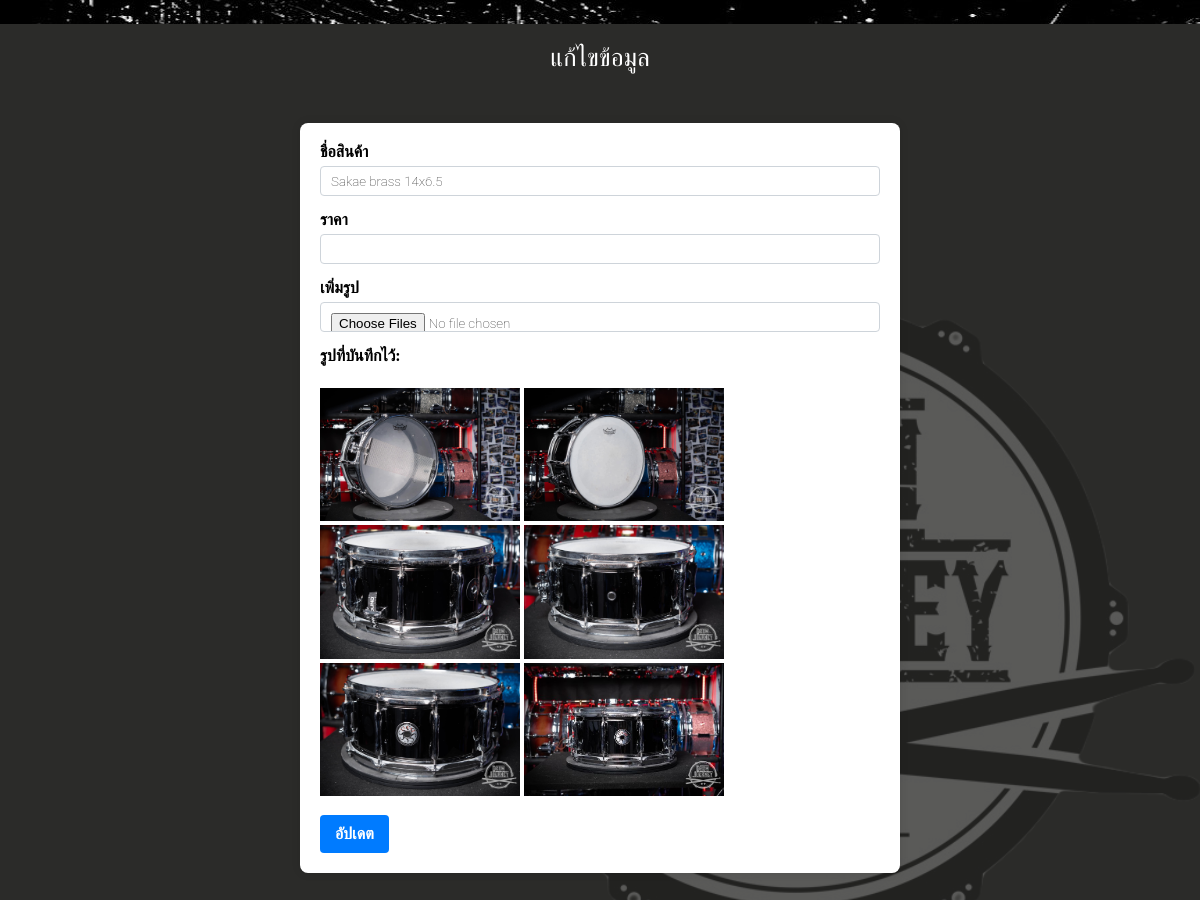
/edit/45, run on the app's committed database.
### myapp/models.py (models this page shows, shortened)
class Product(models.Model):
    name = models.CharField(max_length=100)
    price = models.IntegerField()

class ProductImage(models.Model):
    product = models.ForeignKey(Product, related_name='images', on_delete=models.CASCADE)
    images = models.ImageField(upload_to='upload',blank=True)

### myapp/views.py (the view)
# urls.py: path('edit/<product_id>', views.edit, name='edit'),
def edit(req, product_id):
    product = Product.objects.get(id=product_id)
    if req.method == 'POST':
        product.name = req.POST['name']
        product.price = req.POST['price']
        if 'images' in req.FILES:
            for file in req.FILES.getlist('images'):
                ProductImage.objects.create(product=product, images=file)
        product.save()
        messages.success(req, "อัปเดตข้อมูลเรียบร้อย")
        return redirect('management')
    else:
        return render(req, 'edit.html', {"product": product})

### myapp/templates/edit.html (shortened to what this page needs)
{% load static %}
<!DOCTYPE html>
<html lang="en">
<head>
    <link rel="stylesheet" href="{% static 'allcss.css' %}">
</head>
<body>
    <nav></nav>
    <h2>แก้ไขข้อมูล</h2>
    <div class="container-forms">
        <form method="post" enctype="multipart/form-data">
            <div class="form-group">
                <label for="name">ชื่อสินค้า</label>
                <input type="text" name="name" class="form-control" value="{{ product.name }}">
            </div>
            <div class="form-group">
                <label for="price">ราคา</label>
                <input type="number" name="price" class="form-control" value="{{ product.price|floatformat:'g' }}">
            </div>
            <div class="form-group">
                <label for="images">เพิ่มรูป</label>
                <input type="file" name="images" class="form-control" multiple>
            </div>
            <div class="form-group">
                <label>รูปที่บันทึกไว้:</label><br>
                {% if product.images.all %}
                    {% for image in product.images.all %}
                        <img src="{{ image.images.url }}" alt="{{ product.name }}" style="max-width: 200px; max-height: 200px;">
                    {% endfor %}
                {% else %}
                    <p>ไม่มีรูปภาพ</p>
                {% endif %}
            </div>
            <input type="submit" value="อัปเดต" class="btn">
        </form>
    </div>
</body>
</html>

### assets/allcss.css (style rules this page uses)
:root { --header-height:3.5rem; --body-font:"Poppins", sans-serif; --second-font: "Castoro Titling", sans-serif; --first-color:hsla(0, 0%, 29%, 0.6); --first-color-dark:hsla(0, 0%, 18%, 0.6); --first-color-darken:hsla(0, 0%, 0%, 0.6); }
* { margin: 0; padding: 0; box-sizing: border-box; font-family: "Merriweather", serif; font-weight: 200; text-decoration: none; }
body { background-image: url("images/bg.png"); }
nav { width: 100; height: 2vw; background-image: url("images/background.jpg"); }
h2 { flex: 1; text-align: center; font-size: 25px; margin-bottom: 20px; margin-top: 20px; color: white; }
.form-group { margin-bottom: 15px; }
.form-group label { display: block; margin-bottom: 5px; font-weight: bold; }
.form-group input { width: 100%; padding: 10px; box-sizing: border-box; border: 1px solid #ced4da; border-radius: 4px; }
.btn { display: inline-block; padding: 10px 15px; font-size: 16px; font-weight: bold; text-align: center; cursor: pointer; color: #fff; background-color: #007bff; border: none; border-radius: 4px; transition: background-color 0.3s; }
.form-control { padding: 10px; border: 1px solid #ccc; border-radius: 10px; outline: none; font-family: 'Roboto', sans-serif; height: 30px; background-color: #fff; color: #333; margin-right: 5px; }
.container-forms { max-width: 600px; margin: 50px auto; background: #fff; padding: 20px; box-shadow: 0 0 10px rgba(0, 0, 0, 0.1); border-radius: 8px; }

### data on the page
Product: name "Sakae brass 14x6.5"
ProductImage: images (picture)
ProductImage: images (picture)
ProductImage: images (picture)
ProductImage: images (picture)
ProductImage: images (picture)
ProductImage: images (picture)
